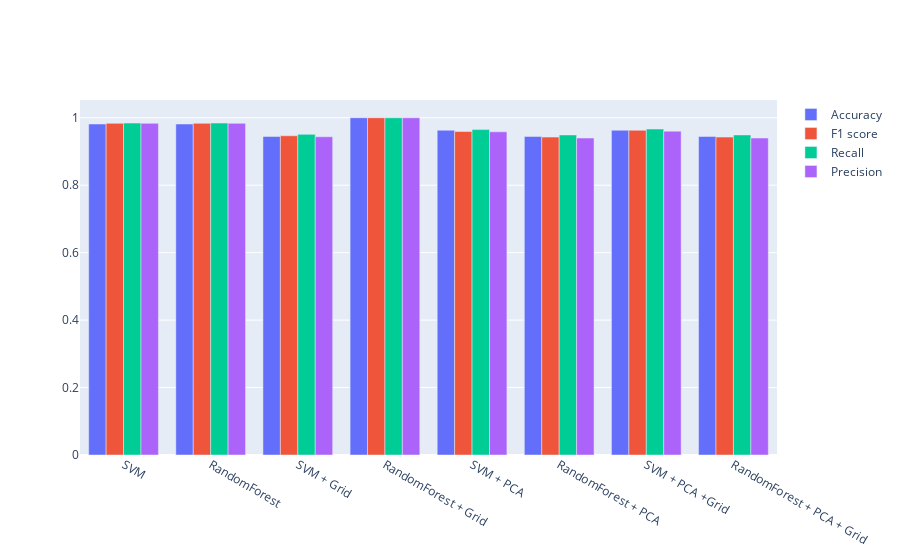

The notebook cell saved with this chart:
### Markdown cell above
29-32.ทำ Data Visualization ค่า Acc,f1,recall,precision ของทุกโมเดลที่ทำมาด้วย plotly

### Code cell
import plotly.graph_objects as go
x_compare = ['SVM', 'RandomForest','SVM + Grid','RandomForest + Grid','SVM + PCA','RandomForest + PCA ','SVM + PCA +Grid','RandomForest + PCA + Grid']

fig = go.Figure(data=[
    go.Bar(name='Accuracy', x=x_compare, y=[accuracy_score(y_test,predicted_svc, 'macro'),accuracy_score(y_test,predicted_rf, 'macro'),accuracy_score(y_test,grid_predict_svc, 'macro'),accuracy_score(y_test,grid_predict_rf, 'macro'),accuracy_score(y_test,predict_scv_pca,'macro'),accuracy_score(y_test,predict_rf_pca, 'macro'),accuracy_score(y_test,grid_predict_pca,'macro'),accuracy_score(y_test,grid_predict_rf_pca, 'macro')]),
    go.Bar(name='F1 score', x=x_compare, y=[f1_score(y_test,predicted_svc,average= 'macro'), f1_score(y_test,predicted_rf,average= 'macro'), f1_score(y_test,grid_predict_svc,average= 'macro'), f1_score(y_test,grid_predict_rf,average= 'macro'),f1_score(y_test,predict_scv_pca,average= 'macro'),f1_score(y_test,predict_rf_pca,average= 'macro'),f1_score(y_test,grid_predict_pca,average= 'macro'),f1_score(y_test,grid_predict_rf_pca,average= 'macro')]),
    go.Bar(name='Recall', x=x_compare, y=[recall_score(y_test,predicted_svc,average= 'macro'), recall_score(y_test,predicted_rf,average= 'macro'), recall_score(y_test,grid_predict_svc,average= 'macro'), recall_score(y_test,grid_predict_rf,average= 'macro'),recall_score(y_test,predict_scv_pca,average= 'macro'),recall_score(y_test,predict_rf_pca,average= 'macro'),recall_score(y_test,grid_predict_pca,average= 'macro'),recall_score(y_test,grid_predict_rf_pca,average= 'macro')]),
    go.Bar(name='Precision', x=x_compare, y=[precision_score(y_test,predicted_svc,average= 'macro'), precision_score(y_test,predicted_rf,average= 'macro'), precision_score(y_test,grid_predict_svc,average= 'macro'), precision_score(y_test,grid_predict_rf,average= 'macro'),precision_score(y_test,predict_scv_pca,average= 'macro'),precision_score(y_test,predict_rf_pca,average= 'macro'),precision_score(y_test,grid_predict_pca,average= 'macro'),precision_score(y_test,grid_predict_rf_pca,average= 'macro')])
])

fig.update_layout(barmode='group')
fig.show()

### Figure 1 — Plotly figure (JSON) as saved in the notebook; plotly's stock layout.template omitted (floating-point values rounded to 4 significant figures)
{"data": [{"name": "Accuracy", "type": "bar", "x": ["SVM", "RandomForest", "SVM + Grid", "RandomForest + Grid", "SVM + PCA", "RandomForest + PCA ", "SVM + PCA +Grid", "RandomForest + PCA + Grid"], "y": [0.9815, 0.9815, 0.9444, 1, 0.963, 0.9444, 0.963, 0.9444]}, {"name": "F1 score", "type": "bar", "x": ["SVM", "RandomForest", "SVM + Grid", "RandomForest + Grid", "SVM + PCA", "RandomForest + PCA ", "SVM + PCA +Grid", "RandomForest + PCA + Grid"], "y": [0.9833, 0.9833, 0.9466, 1, 0.9593, 0.9426, 0.9628, 0.9426]}, {"name": "Recall", "type": "bar", "x": ["SVM", "RandomForest", "SVM + Grid", "RandomForest + Grid", "SVM + PCA", "RandomForest + PCA ", "SVM + PCA +Grid", "RandomForest + PCA + Grid"], "y": [0.9841, 0.9841, 0.9507, 1, 0.9649, 0.949, 0.9666, 0.949]}, {"name": "Precision", "type": "bar", "x": ["SVM", "RandomForest", "SVM + Grid", "RandomForest + Grid", "SVM + PCA", "RandomForest + PCA ", "SVM + PCA +Grid", "RandomForest + PCA + Grid"], "y": [0.9833, 0.9833, 0.9436, 1, 0.9583, 0.9398, 0.9602, 0.9398]}], "layout": {"barmode": "group"}}
